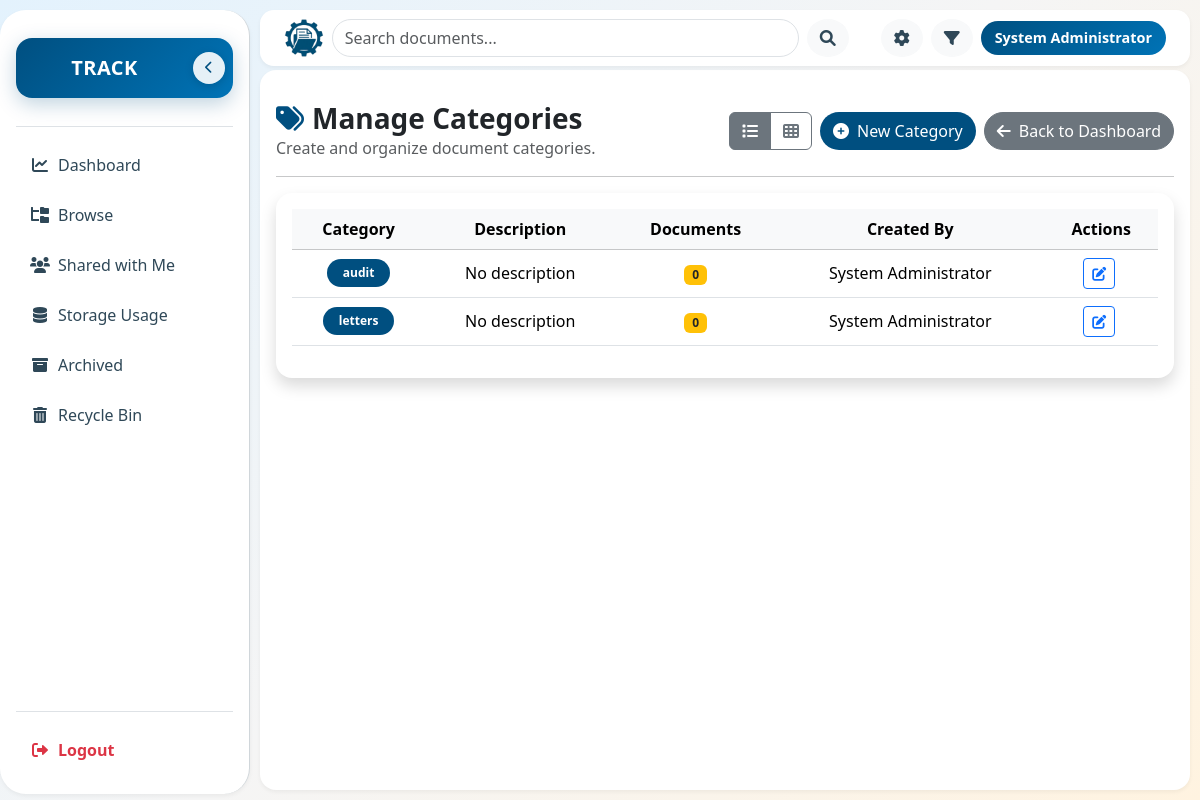
The app's page /categories/manage.php (signed in) with its own data.
### tables this page shows
CREATE TABLE `categories` (
  `id` int(11) NOT NULL,
  `name` varchar(255) NOT NULL,
  `description` text DEFAULT NULL,
  `created_at` datetime DEFAULT current_timestamp(),
  `color` varchar(20) DEFAULT '#6c757d',
  `created_by` int(10) UNSIGNED NOT NULL
);

CREATE TABLE `users` (
  `id` int(11) NOT NULL,
  `username` varchar(100) NOT NULL,
  `email` varchar(100) NOT NULL,
  `password` varchar(200) NOT NULL,
  `full_name` varchar(100) DEFAULT NULL,
  `role` enum('user','admin','superadmin') DEFAULT 'user',
  `created_at` datetime DEFAULT current_timestamp(),
  `updated_at` datetime DEFAULT current_timestamp() ON UPDATE current_timestamp(),
  `is_logged_in` tinyint(1) DEFAULT 0,
  `status` enum('pending','active','disabled') DEFAULT 'pending'
);

### api/api_manage.php (called while the page is built, shortened)
<?php
require_once '../config/database.php';
$category_list_query = $db->prepare("
    SELECT c.*,
           COUNT(d.id) as document_count,
           u.full_name as creator_name
    FROM categories c
    LEFT JOIN documents d ON c.id = d.category_id
    LEFT JOIN users u ON c.created_by = u.id
    GROUP BY c.id
    ORDER BY c.name
");
$category_list_query->execute();
$categories = $category_list_query->fetchAll();
?>

### categories/manage.php (the view, shortened to what this page needs)
<?php
include '../api/api_manage.php';
require_once '../includes/header.php';
$view = $_GET['view'] ?? 'table';
?>
<div class="d-flex justify-content-between align-items-center mt-3 mb-3">
  <div>
    <h3 class="fw-bold mb-0">
      <i class="fas fa-tags me-2" style="color:#004F80;"></i>Manage Categories
    </h3>
    <p class="text-muted mb-0">Create and organize document categories.</p>
  </div>
  <div class="d-flex gap-2">
    <div class="btn-group">
      <a href="?view=table" class="btn btn-outline-secondary <?= $view === 'table' ? 'active' : '' ?>" title="Table View">
        <i class="fas fa-list"></i>
      </a>
      <a href="?view=grid" class="btn btn-outline-secondary <?= $view === 'grid' ? 'active' : '' ?>" title="Grid View">
        <i class="fas fa-th"></i>
      </a>
    </div>
    <button type="button" class="btn rounded-pill" style="background-color:#004F80;color:white;" data-bs-toggle="modal" data-bs-target="#createCategoryModal">
      <i class="fas fa-plus-circle me-2"></i>New Category
    </button>
    <a href="javascript:void(0);"
        onclick="if (document.referrer !== '') { window.history.back(); } else { window.location.href='<?php echo BASE_URL; ?>dashboard.php'; }"
        class="btn btn-secondary rounded-pill">
      <i class="fas fa-arrow-left me-2"></i>Back to Dashboard
    </a>
  </div>
</div>
<hr>
<div class="card shadow rounded-4 border-0 fade-in delay-1">
  <div class="card-body">
    <?php if (empty($categories)): ?>
      <div class="text-center py-5">
        <i class="fas fa-tags fa-3x text-muted mb-3"></i>
        <h5 class="text-muted">No categories created yet</h5>
        <p class="text-muted">Create your first category to organize documents.</p>
      </div>
    <?php else: ?>
      <?php if ($view === 'table'): ?>
      <div class="table-responsive slide-in-up">
        <table class="table table-hover align-middle text-center">
          <thead class="table-light">
            <tr>
              <th>Category</th>
              <th>Description</th>
              <th>Documents</th>
              <th>Created By</th>
              <th>Actions</th>
            </tr>
          </thead>
          <tbody>
          <?php foreach ($categories as $category): ?>
            <tr>
              <td>
                <a href="view_category.php?id=<?= $category['id']; ?>"
                   class="badge rounded-pill px-3 py-2 text-decoration-none"
                   style="background-color:<?= htmlspecialchars($category['color']); ?>; color:white;">
                  <?= htmlspecialchars($category['name']); ?>
                </a>
              </td>
              <td><?= htmlspecialchars($category['description'] ?: 'No description'); ?></td>
              <td><span class="badge bg-warning text-dark"><?= number_format($category['document_count']); ?></span></td>
              <td><?= htmlspecialchars($category['creator_name'] ?: 'Unknown'); ?></td>
              <td>
              <button type="button"
                class="btn btn-sm btn-outline-primary me-1"
                data-bs-toggle="modal"
                data-bs-target="#editCategoryModal"
                data-id="<?= $category['id']; ?>"
                data-name="<?= htmlspecialchars($category['name']); ?>"
                data-description="<?= htmlspecialchars($category['description']); ?>"
                data-color="<?= htmlspecialchars($category['color']); ?>">
                  <i class="fas fa-edit"></i>
                </button>
              </td>
            </tr>
          <?php endforeach; ?>
        </tbody>
      </table>
    </div>
      <?php endif; ?>
    <?php endif; ?>
  </div>
</div>

### assets/css/header.css (style rules this page uses)
:root { --primary-color: #004F80; --secondary-color: #2AB7CA; --dark-color: #2F4858; --light-color: #F4F6F8; --white: #FFFFFF; --border-color: #D0D6DA; --hover-color: #E6F2F8; --shadow: 0 2px 4px rgba(0,0,0,0.05); --shadow-lg: 0 4px 12px rgba(0,0,0,0.1); --gradient-primary: linear-gradient(135deg, #004F80 0%, #0073b6 100%); }
* { margin: 0; padding: 0; box-sizing: border-box; }
html, body { height: 100%; margin: 0; font-family: "Segoe UI", Roboto, Arial, sans-serif; background: linear-gradient(135deg, #e3f2fd 0%, #f5f5f5 50%, #fff3e0 100%); color: #1a2332; overflow-x: hidden; }
body { position: relative; }

### categories/manage.php (style rules this page uses)
.fade-in { animation: fadeIn 0.3s ease-in-out; }
.slide-in-up { animation: slideInUp 0.3s ease; }

### records on screen
categories: name "audit", description "No description", document_count "0", users.full_name "System Administrator"
categories: name "letters", description "No description", document_count "0", users.full_name "System Administrator"

### other values on screen
$username_display "System Administrator"
